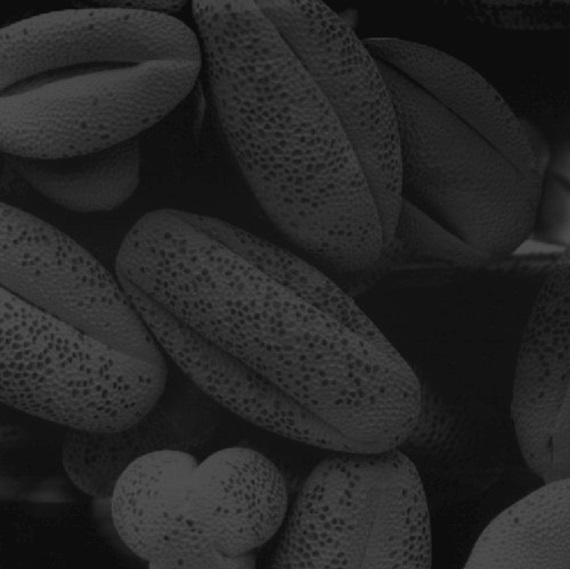
#> input picture Image/low_contrast.jpg, 570 x 569 px
$ python inverse_filter.py
#> lines starting #> are read from the running program, lines starting #| are printed output that depends on the picture
import cv2
import numpy as np
from matplotlib import pyplot as plt

img = cv2.imread('../../Image/low_contrast.jpg', 0)
#> img is the input picture: shape (569, 570); min 9, max 81, mean 38.7

img2 = img

img2 = 255 - img2
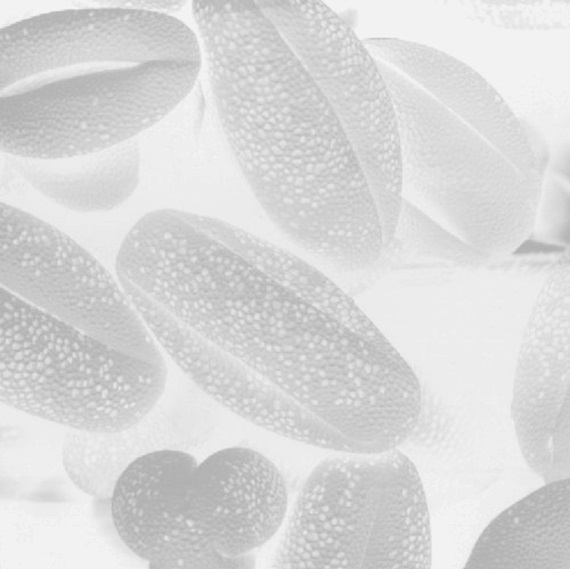
#> img2: shape (569, 570); min 174, max 246, mean 216.3

plt.subplot(121), plt.imshow(img, cmap='gray'), plt.title('Original')
plt.xticks([]), plt.yticks([])
plt.subplot(122), plt.imshow(img2, cmap='gray'), plt.title('Negative transformation')
plt.xticks([]), plt.yticks([])
plt.show()
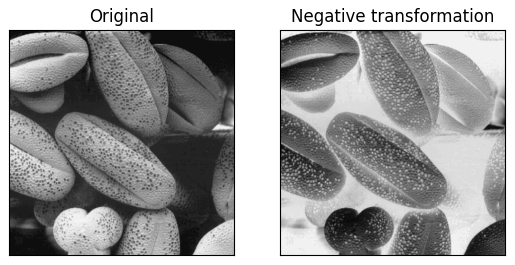
#> figure drawn by matplotlib, 2 panels
